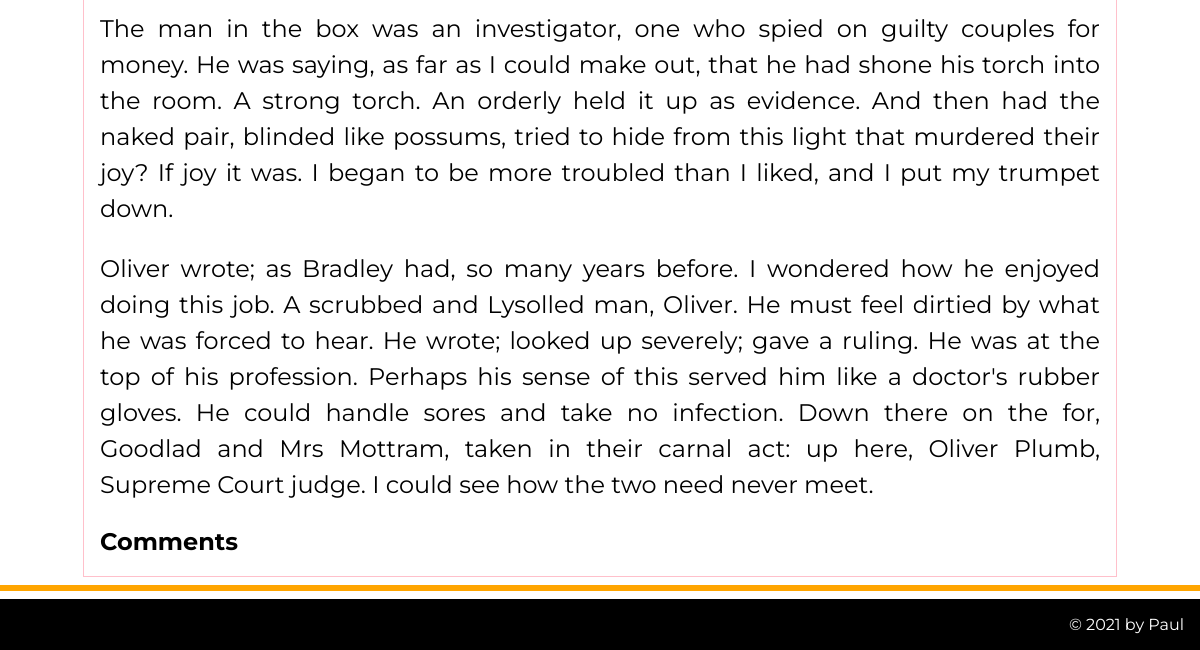
The app's page /viewpost/7 (lower part), older data.
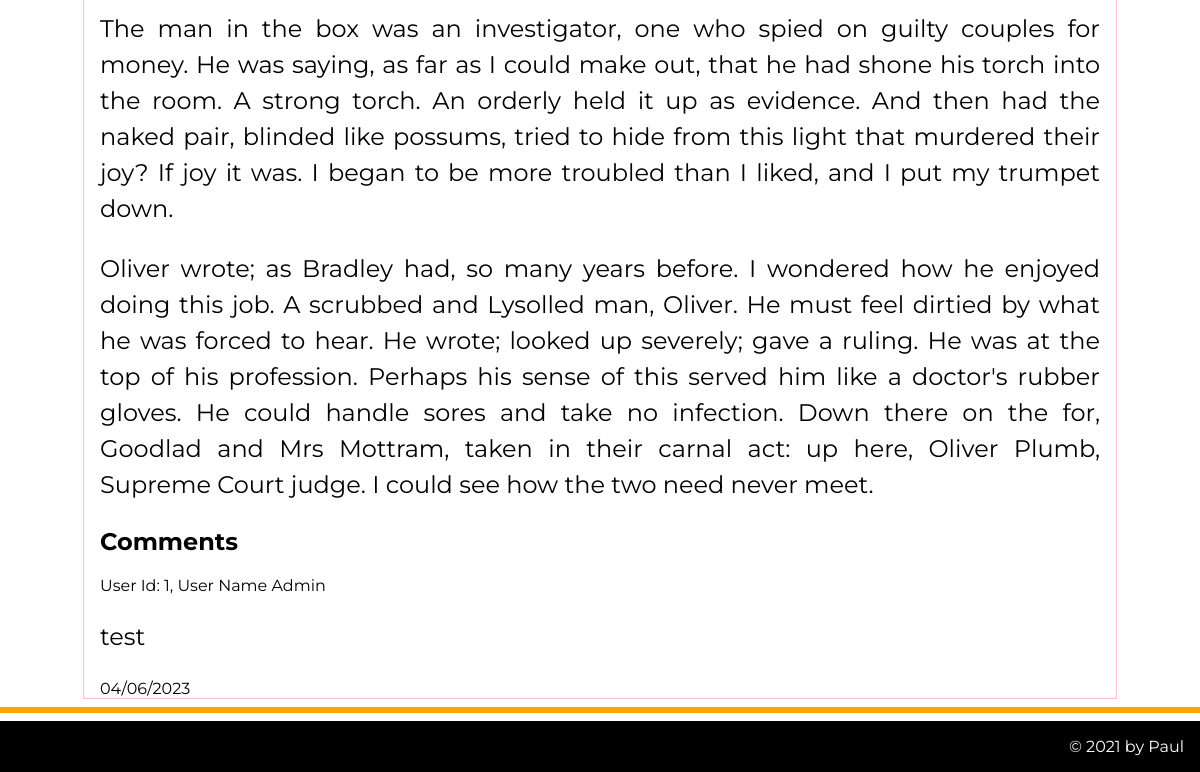
The same page, newer data.
### tables this page shows
CREATE TABLE comment(
    comment_id integer primary key autoincrement not null,
    post_id integer not null,
    created_at date not null,
    user_id text not null,
    text text not null,
    updated_at date,
    foreign key (post_id) references post(post_id)
);

CREATE TABLE user(
    user_id integer primary key autoincrement not null,
    username text not null,
    password text not null,
    email text not null unique,
    created_at date not null,
    permission integer not null
);

### server.py (the view, shortened to what this page needs)
@app.route('/viewpost/<post_id>', methods=['GET','POST'])
def viewpost(post_id):
    global db_path
    sql = """select post.title, post.body, post.created_at, post.image, post.alttext, post.user_id, user.username from post
                join user on post.user_id = user.user_id
                where post.post_id= ?"""
    values_tuple = tuple(post_id)
    result = run_search_query_tuples(sql, values_tuple, db_path)
    post_tuple = result[0]
    if post_tuple is None:
        error = "Unfortunately something has gone wrong and we cannot find the post you are looking for"
        return render_template("error.html", error=error)
    sql = """select comment.user_id, comment.text, comment.created_at, user.username from comment
              join user on comment.user_id=user.user_id
                  where comment.post_id= ?"""
    values_tuple = tuple(post_id)
    result = run_search_query_tuples(sql, values_tuple, db_path)
    if request.method == "GET":
        return render_template('viewposts.html', post_id=post_id, post=post_tuple, comments=result)

### db_functions.py (called while the page is built)
def reformatSQLiteDate(sqlite_datestring):
    x = datetime.strptime(sqlite_datestring, '%Y-%m-%d %H:%M:%S')
    return x.strftime("%d/%m/%Y")

def run_search_query_tuples(sql_query,values_tuple, file_path):
    result = None
    try:
        db = sqlite3.connect(file_path)
        cursor = db.cursor()
        cursor.execute(sql_query,values_tuple)
        result = cursor.fetchall()
        cursor.close()
    except sqlite3.Error as error:
        print("Error running search query tuples: {}".format(error))
    finally:
        if db:
            db.close()
        if result:
            return result

### server.py (called while the page is built)
def new_lines_paragraph(s):
    new_str = "<p>" + s.replace("\n", "</p><p>") + "</p>"
    return Markup(new_str)

### templates/viewposts.html (shortened to what this page needs)
{% extends "layout.html" %}
{% block head %}
{{ super() }}
{% endblock %}
{% block content%}
<div>{{ new_lines_paragraph(post[1]) }}</div>
<h2 id="comments">Comments</h2>
{%if comments%}
{% for comment in comments %}
<div> User Id: {{comment[0]}}, User Name {{ comment[3]|title }}</div>
<div>{{ new_lines_paragraph(comment[1]) }}</div>
<div>{{ reformatSQLiteDate(comment[2]) }}</div>
{% endfor %}
{% endif %}
{% endblock %}

Row changes from the older to the newer data that the page shows:
added comment: user "1", username "Admin", text "test", created_at "04/06/2023"
